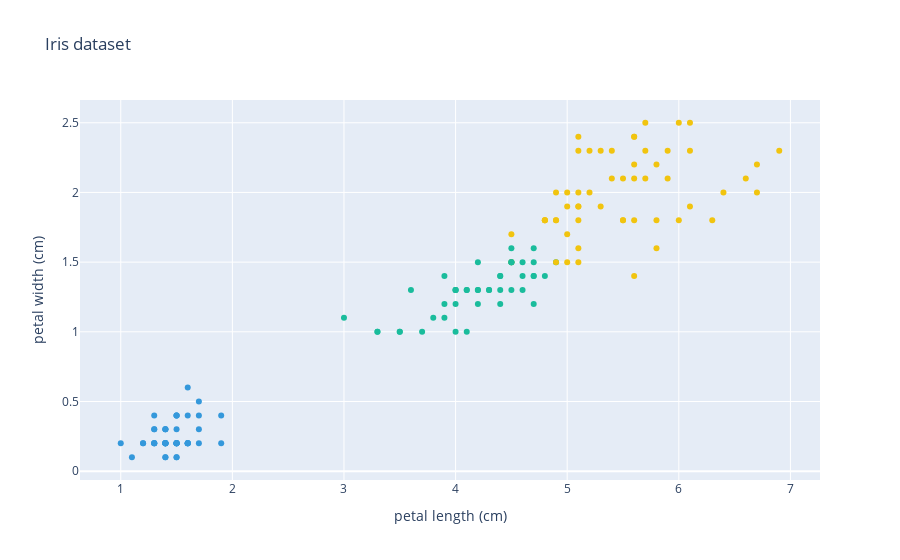

Here is the notebook cell this chart was saved with:
### Code cell
colors = COLOR_LIST[:K]

fig = go.Figure()
fig.add_trace(
    go.Scatter(
        x=X[:, idx1],
        y=X[:, idx2],
        mode="markers",
        marker=dict(color=[colors[i] for i in y_pred]),
    )
)
fig.update_layout(
    title="Iris dataset",
    xaxis_title=iris.feature_names[idx1],
    yaxis_title=iris.feature_names[idx2],
)
fig.show()

### Figure 1 — Plotly figure (JSON) as saved in the notebook; plotly's stock layout.template omitted (floating-point values rounded to 4 significant figures; data arrays with more than 128 entries replaced by an {"elided": "..."} marker saying what was removed)
{"data": [{"marker": {"color": {"elided": "150 str values"}}, "mode": "markers", "type": "scatter", "x": {"elided": "150 float values"}, "y": {"elided": "150 float values"}}], "layout": {"title": {"text": "Iris dataset"}, "xaxis": {"title": {"text": "petal length (cm)"}}, "yaxis": {"title": {"text": "petal width (cm)"}}}}
